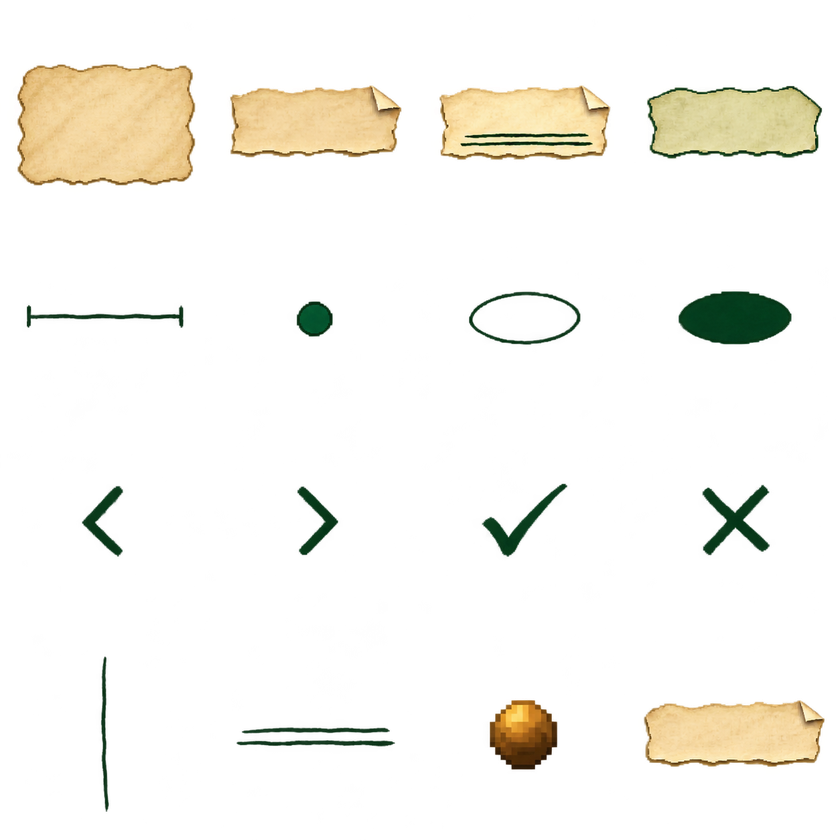
#> input picture concept-art/ui/atlas-opcoes-psx-v1/atlas-ui-opcoes-psx-v1.png, 840 x 840 px, shrunk from 1254 x 1254 before the run
$ python package.py
#> lines starting #> are read from the running program, lines starting #| are printed output that depends on the picture
from pathlib import Path
from PIL import Image
import json
import zipfile

root = Path(__file__).resolve().parent
sheets = {
    'atlas-ui-opcoes-psx-v1.png': [
        'painel-pergaminho', 'papel-botao-normal', 'papel-botao-selecionado', 'papel-botao-hover',
        'slider-trilho', 'slider-marcador', 'oval-contorno', 'oval-preenchido',
        'seta-esquerda', 'seta-direita', 'confirmar', 'cancelar',
        'divisor-vertical', 'sublinhado-duplo', 'pino-latao', 'papel-acao-largo',
    ],
    'atlas-materiais-opcoes-psx-v1.png': [
        'madeira-pranchas', 'madeira-vigas', 'madeira-topo', 'latao',
        'telhas-azul-marinho', 'tecido-jade', 'tecido-marfim', 'vidro-ambar',
        'papel-marfim', 'papel-envelhecido', 'ferro-escuro', 'corda',
        'casca-arvore', 'musgo', 'folhagem', 'pedra-base',
    ],
}
manifest = {'version': 1, 'grid': [4, 4], 'origin': 'top-left', 'filter_recommended': 'nearest',
            'notes': ['Textos e valores ficam na engine.', 'Atlas com regiões: repetição da textura inteira mistura materiais.',
                      'Não foi certificado para repetição sem emendas ou mipmaps.'], 'atlases': []}
for file, ids in sheets.items():
    with Image.open(root / file) as im:
#> im is the input picture: PIL image 840x840 RGBA; mean R, G, B, A 23.2, 21.7, 13.9, 28.3
        w, h = im.size
#> w = 840; h = 840
        atlas = {'file': file, 'size_px': [w, h], 'mode': im.mode, 'cells': []}
        if 'A' in im.getbands():
            alpha = im.getchannel('A')
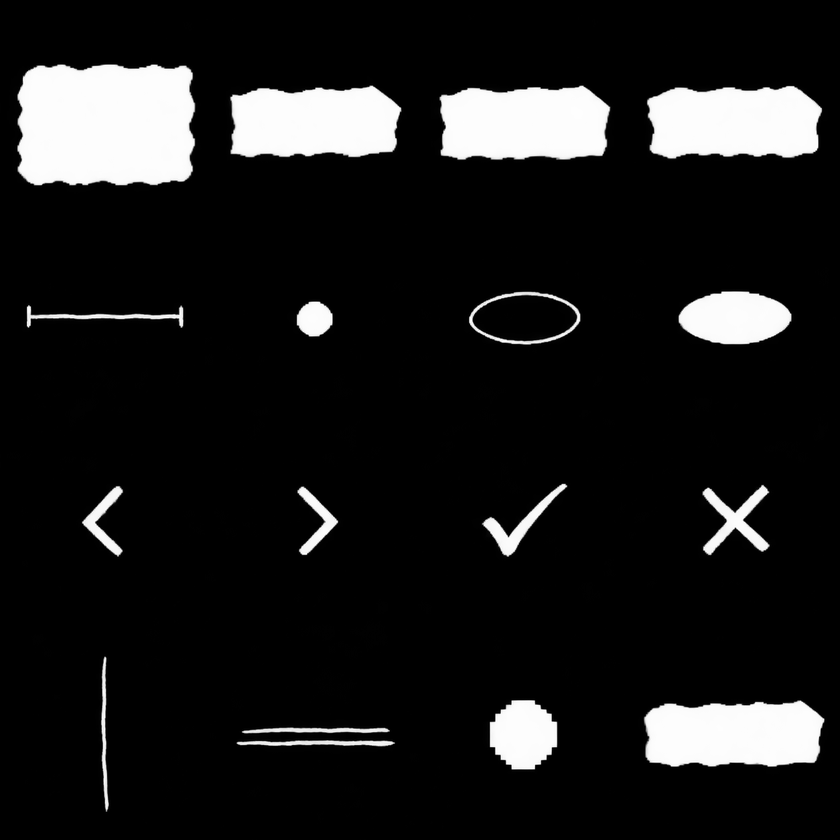
#> alpha: PIL image 840x840 L; min 0, max 255, mean 28.3
            atlas['alpha_range'] = list(alpha.getextrema())
            assert atlas['alpha_range'] == [0, 255]
        else:
            alpha = None
        for i, name in enumerate(ids):
            row, col = divmod(i, 4)
            x0, x1 = round(w * col / 4), round(w * (col + 1) / 4)
            y0, y1 = round(h * row / 4), round(h * (row + 1) / 4)
            item = {'id': name, 'row': row, 'column': col,
                    'rect_px': [x0, y0, x1-x0, y1-y0], 'uv_rect': [col/4, row/4, .25, .25]}
            if alpha:
                bbox = alpha.crop((x0, y0, x1, y1)).point(lambda p: 255 if p >= 128 else 0).getbbox()
                assert bbox is not None, name
                a, b, c, d = bbox
                item['opaque_content_rect_px'] = [x0+a, y0+b, c-a, d-b]
            atlas['cells'].append(item)
#> this loop made 16 passes
#> (a, b, c, d) on passes 1 to 12: (18, 65, 195, 185), (21, 86, 191, 157), (20, 86, 190, 159), (17, 86, 192, 158), (27, 96, 183, 118), (87, 92, 123, 126), (49, 82, 160, 134), (49, 81, 161, 134), (82, 66, 123, 136), (88, 67, 128, 135), (63, 64, 147, 136), (73, 65, 139, 135)
        manifest['atlases'].append(atlas)
(root / 'manifest.json').write_text(json.dumps(manifest, indent=2, ensure_ascii=False), encoding='utf-8')
(root / 'LEIA-ME.txt').write_text('''ATLAS DE OPÇÕES — PAPEL E CANETA / PSX — V1

2 PNGs, 16 células por atlas (32 regiões), sem textos embutidos.
Interface: papéis normal/selecionado/hover, painel, trilho e marcador separados, ovais, setas, confirmar/cancelar, divisor, sublinhado e pino.
Materiais: madeiras, latão, telhas, tecidos, vidro âmbar, papéis, ferro, corda, casca, musgo, folhagem e pedra.
O manifest.json contém resolução real, modo de cor, retângulos em pixels e UVs. Interface RGBA com alfa; materiais RGB.

No Godot, use AtlasTexture com a region indicada. Renderize rótulos e valores separadamente. Recorte o marcador separado do trilho e mova-o conforme o valor. O retângulo opaque_content_rect_px indica o conteúdo principal, sem a margem transparente; rect_px preserva a célula inteira.
Para manter o PSX, comece com filtro Nearest e UI sem mipmaps. Regiões dentro de atlas não repetem independentemente: recorte o material ou use shader de remapeamento UV ao repetir.

Resolução nativa preservada: não houve ampliação artificial. Estes atlas são fontes artísticas para prototipagem; repetição sem emendas, dilatação de bordas e mipmaps de produção não foram certificados. Vidro é albedo opaco; transparência e emissão da lanterna são configuradas no material. Não inclui modelos 3D ou implementação da tela.
''', encoding='utf-8')
cards = ''.join('<section><h2>'+f.replace('.png','')+'</h2><img class="atlas" src="'+f+'" alt="Atlas de '+('interface' if 'atlas-ui' in f else 'materiais')+'"><ol>'+''.join('<li>'+n.replace('-',' ')+'</li>' for n in names)+'</ol><a download href="'+f+'">Baixar PNG</a></section>' for f,names in sheets.items())
(root / 'index.html').write_text('''<!doctype html><html lang="pt-BR"><meta charset="utf-8"><meta name="viewport" content="width=device-width,initial-scale=1"><title>Atlas · Opções PSX</title><style>*{box-sizing:border-box}body{margin:0;background:#f7f1df;color:#183b2c;font:16px/1.6 system-ui}main{max-width:1100px;margin:auto;padding:32px 24px}h1,h2{font-family:Georgia,serif}a{color:#1b6745}img{width:100%;height:auto;display:block}.atlas{background-color:#b6baac;background-image:conic-gradient(#dadcd1 25%,transparent 0 50%,#dadcd1 0 75%,transparent 0);background-size:32px 32px}section{margin-top:40px}ol{columns:2}li{break-inside:avoid}</style><main><a href="../index.html">← Concepts de UI</a><h1>Opções · Papel e caneta / PSX</h1><p>Dois atlas e 32 regiões. Textos ficam separados, na engine.</p><p><a download href="Atlas_Opcoes_Papel_PSX_v1.zip">Baixar pacote</a> · <a href="manifest.json">Mapa de recortes</a> · <a href="LEIA-ME.txt">LEIA-ME</a></p>'''+cards+'</main></html>', encoding='utf-8')
files = list(sheets) + ['manifest.json', 'LEIA-ME.txt', 'index.html']
archive = root / 'Atlas_Opcoes_Papel_PSX_v1.zip'
with zipfile.ZipFile(archive, 'w', zipfile.ZIP_DEFLATED) as z:
    for file in files:
        z.write(root / file, 'atlas-opcoes-psx-v1/' + file)
with zipfile.ZipFile(archive) as z:
    assert z.testzip() is None
#> (the run stopped early here; a loop or call above may not have finished)
